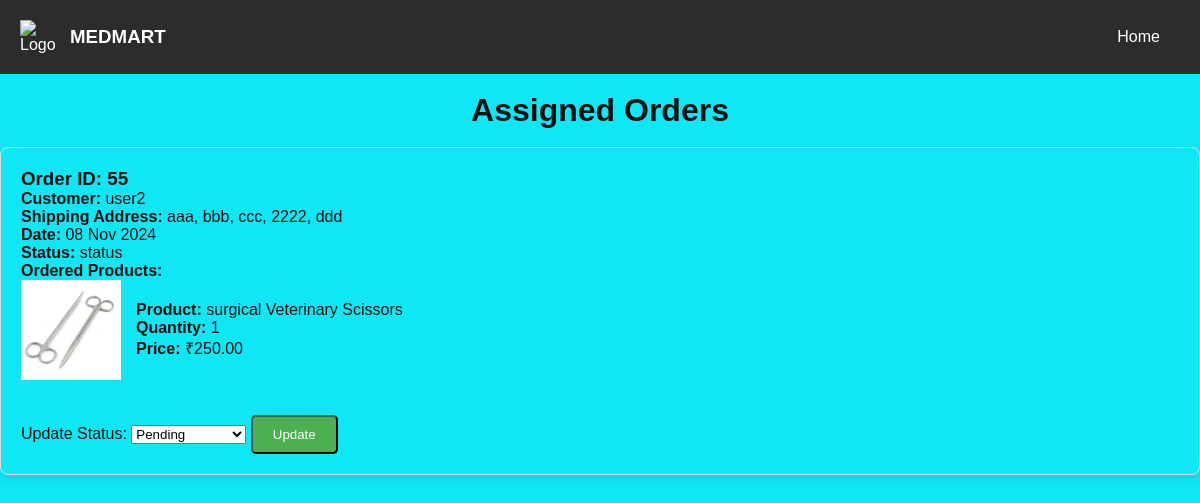
The page /assigned-orders/ (signed in) on the database its author committed.
### store/models.py (models this page shows, shortened)
class Order(models.Model):
    user = models.ForeignKey(User, on_delete=models.CASCADE, null=True)
    address = models.TextField(null=True)
    total_price = models.DecimalField(max_digits=10, decimal_places=2, null=True)
    created_at = models.DateTimeField(auto_now_add=True, null=True)  # Only keep one 'created_at'
    status = models.CharField(
        max_length=20,
        choices=[('Order Placed', 'Order Placed'), ('Pending', 'Pending'), ('shipped', 'shipped'), ('Out for Delivery', 'Out for Delivery') ,('Delivered', 'Delivered')],
        default='Order Placed',
        null=True,
    )
    delivered_at = models.DateTimeField(null=True, blank=True)
    delivery_boy_update = models.ForeignKey(User, on_delete=models.SET_NULL, null=True, blank=True, related_name='assigned_orders')
    latitude = models.DecimalField(max_digits=9, decimal_places=6, null=True, blank=True)  # Add latitude field
    longitude = models.DecimalField(max_digits=9, decimal_places=6, null=True, blank=True)  # Add longitude field

class OrderItem(models.Model):
    order = models.ForeignKey(Order, related_name='order_items', on_delete=models.CASCADE,null=True)
    product = models.ForeignKey(Product, on_delete=models.CASCADE,null=True)
    quantity = models.PositiveIntegerField(null=True)
    total_price = models.DecimalField(max_digits=10, decimal_places=2,null=True)

class Product(models.Model):
    category = models.ForeignKey(Category, on_delete=models.CASCADE, related_name='products', null=True)
    name = models.CharField(max_length=255, null=True)
    description = models.TextField(null=True)
    price = models.DecimalField(max_digits=10, decimal_places=2, null=True)
    image = models.ImageField(upload_to='images/', blank=True, null=True)
    created_at = models.DateTimeField(auto_now_add=True, null=True)
    updated_at = models.DateTimeField(auto_now=True,null=True)

### store/views.py (the view, shortened to what this page needs)
# urls.py: path('assigned-orders/', store.views.assigned_orders_list, name='assigned_orders_list'),
def assigned_orders_list(request):
    orders = Order.objects.filter(delivery_boy_update=request.user).order_by('-created_at')
    return render(request, 'extt/assigned_orders_list.html', {'orders': orders})

### store/context_processors.py (called while the page is built)
def cart_item_count(request):
    if request.user.is_authenticated:
        cart_items_count = CartItem.objects.filter(user=request.user).count()
    else:
        cart_items_count = 0
    return {'cart_items_count': cart_items_count}

### templates/extt/assigned_orders_list.html (shortened to what this page needs)
{% load static %}
<!DOCTYPE html>
<html lang="en">
<head>
    <link rel="stylesheet" href="{% static 'extt/css/assign.css' %}">
    <link rel="stylesheet" href="{% static 'extt/css/orders_list.css' %}">
</head>
<body>
    <header>
        <nav>
            <div class="logo">
                <img src="{% static 'extt/images/logo2.gif' %}" alt="Logo" style="width: 40px; height: auto;">
                <a><h3>MEDMART</h3></a>
        </div>
        <ul class="nav-links">
            <li><a href="{% url 'delivery_boy_home' %}">Home</a></li>
        </ul>
    </nav>
</header><br>
    <div class="container">
        <h1><center>Assigned Orders</center></h1>
        <br>
        {% if orders %}
            {% for order in orders %}
                <div class="order-container">
                    <h3>Order ID: {{ order.id }}</h3>
                    <p><strong>Customer:</strong> {{ order.user.username }}</p>
                    <p><strong>Shipping Address:</strong> {{ order.address }}</p>
                    <p><strong>Date:</strong> {{ order.created_at|date:"d M Y" }}</p>
                    <p><strong>Status:</strong> {{ order.status }}</p>
                    <h4>Ordered Products:</h4>
                    {% for item in order.order_items.all %}
                        <div class="product-item">
                            {% if item.product.image %}
                                <img src="{{ item.product.image.url }}" alt="{{ item.product.name }}">
                            {% else %}
                                <img src="{% static 'extt/images/default-image.jpg' %}" alt="No image available">
                            {% endif %}
                            <div class="product-info">
                                <p><strong>Product:</strong> {{ item.product.name }}</p>
                                <p><strong>Quantity:</strong> {{ item.quantity }}</p>
                                <p><strong>Price:</strong> ₹{{ item.total_price }}</p>
                            </div>
                        </div>
                    {% endfor %}
                    <form method="post" action="{% url 'assigned_orders_list' %}">
                        <label for="status">Update Status:</label>
                        <select name="status" id="status">
                            <option value="Pending" {% if order.status == "Pending" %}selected{% endif %}>Pending</option>
                        </select>
                        <button type="submit" class="checkout-btn">Update</button>
                    </form>
                </div>
            {% endfor %}
        {% else %}
            <p>No orders assigned yet.</p>
        {% endif %}
    </div>
</body>
</html>

### static/extt/css/assign.css (style rules this page uses)
* { margin: 0; padding: 0; box-sizing: border-box; }
body { font-family: Arial, sans-serif; background-color: #10e7f4; color: #131010; }
nav { display: flex; justify-content: space-between; align-items: center; background-color: #2c2c2c; padding: 20px; color: white; }
.nav-links { display: flex; list-style: none; }
.nav-links li { margin: 0 20px; }
.nav-links a { text-decoration: none; color: white; transition: color 0.3s ease; }

### static/extt/css/orders_list.css (style rules this page uses)
* { margin: 0; padding: 0; box-sizing: border-box; }
body { font-family: Arial, sans-serif; background-color: #10e7f4; color: #131010; }
nav { display: flex; justify-content: space-between; align-items: center; background-color: #2c2c2c; padding: 20px; color: white; }
.nav-links { display: flex; list-style: none; }
.nav-links li { margin: 0 20px; }
.nav-links a { text-decoration: none; color: white; transition: color 0.3s ease; }
.order-container { border: 1px solid #ddd; border-radius: 8px; padding: 20px; margin-bottom: 20px; box-shadow: 0 4px 8px rgba(0, 0, 0, 0.1); }
.product-item { display: flex; align-items: center; margin-bottom: 15px; }
.product-item img { width: 100px; height: auto; margin-right: 15px; }
.order-info, .product-info { margin: 10px 0; }

### templates/extt/assigned_orders_list.html (style rules this page uses)
.logo { display: flex; align-items: center; }
.logo img { margin-right: 10px; }
.logo h3 { margin: 0; color: #fff; }
.checkout-btn { display: inline-block; padding: 10px 20px; background-color: #4CAF50; color: #fff; text-align: center; text-decoration: none; border-radius: 5px; margin-top: 20px; }

### rows shown on the page
Order: id "55", user.username "user2", address "aaa, bbb, ccc, 2222, ddd", created_at "08 Nov 2024", status "status"
OrderItem: product.image (picture), product.name "surgical Veterinary Scissors", quantity "1", total_price "250.00"
